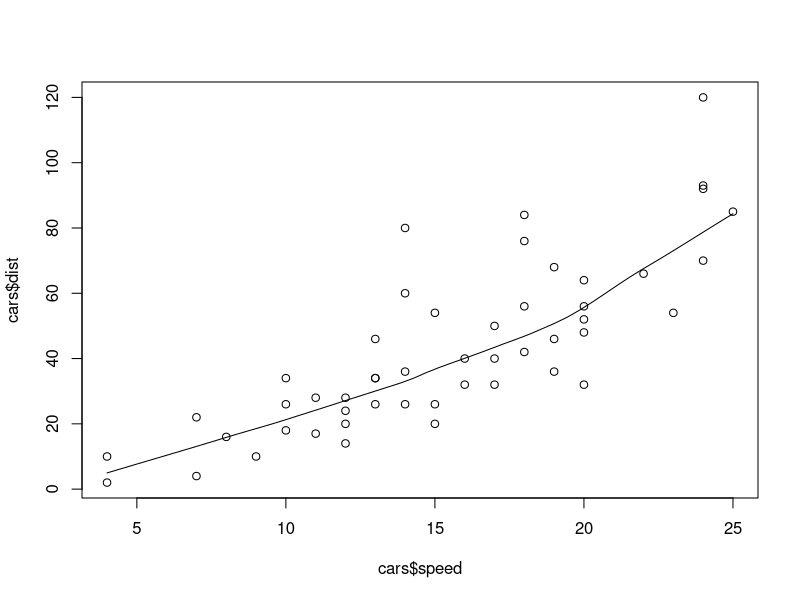
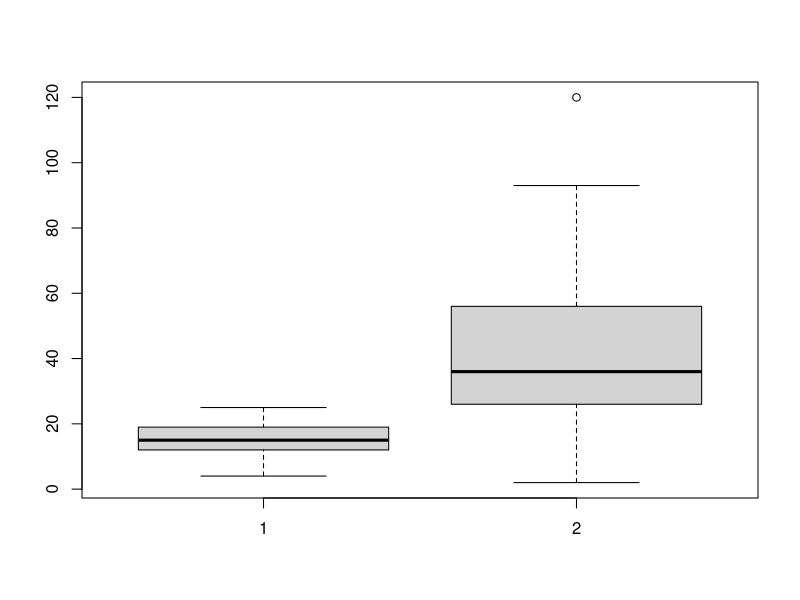

Recreate these plots in R, in order.
## ---- chunk 1
knitr::opts_chunk$set(echo = TRUE)
## ---- chunk 2
summary(cars)
cor(cars$speed,cars$dist)
scatter.smooth(cars$speed,cars$dist)
boxplot(cars$speed, cars$dist)
## ---- chunk 3
regmodel<-lm(cars$speed~cars$dist, data = cars)
print(regmodel)
summary(regmodel)
